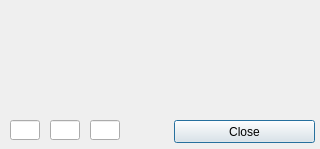
<?xml version="1.0" encoding="UTF-8"?>
<ui version="4.0">
 <class>ColorDialog</class>
 <widget class="QDialog" name="ColorDialog">
  <property name="geometry">
   <rect>
    <x>0</x>
    <y>0</y>
    <width>320</width>
    <height>149</height>
   </rect>
  </property>
  <property name="minimumSize">
   <size>
    <width>320</width>
    <height>149</height>
   </size>
  </property>
  <property name="maximumSize">
   <size>
    <width>320</width>
    <height>149</height>
   </size>
  </property>
  <property name="windowTitle">
   <string>Color</string>
  </property>
  <widget class="QLineEdit" name="Red">
   <property name="geometry">
    <rect>
     <x>10</x>
     <y>120</y>
     <width>30</width>
     <height>20</height>
    </rect>
   </property>
   <property name="maximumSize">
    <size>
     <width>30</width>
     <height>20</height>
    </size>
   </property>
   <property name="maxLength">
    <number>3</number>
   </property>
  </widget>
  <widget class="QLineEdit" name="Green">
   <property name="geometry">
    <rect>
     <x>50</x>
     <y>120</y>
     <width>30</width>
     <height>20</height>
    </rect>
   </property>
   <property name="maxLength">
    <number>3</number>
   </property>
  </widget>
  <widget class="QLineEdit" name="Blue">
   <property name="geometry">
    <rect>
     <x>90</x>
     <y>120</y>
     <width>30</width>
     <height>20</height>
    </rect>
   </property>
   <property name="maxLength">
    <number>3</number>
   </property>
  </widget>
  <widget class="QPushButton" name="Exit">
   <property name="geometry">
    <rect>
     <x>174</x>
     <y>120</y>
     <width>141</width>
     <height>23</height>
    </rect>
   </property>
   <property name="text">
    <string>Close</string>
   </property>
  </widget>
 </widget>
 <resources/>
 <connections/>
</ui>
